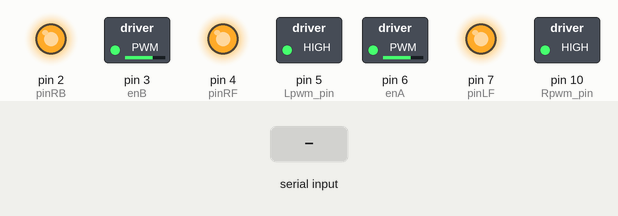
This sketch was run on a simulated Arduino Uno, built with avr-gcc and run on an emulated ATmega328P. Shown: switched loads named in the sketch (green lamp = pin HIGH), output pins drawn as LEDs (lit = HIGH). The inputs (shaded band) are chosen by the test bench.

Above: at 1.2 s.
1.3 s: "U" received over Serial
At 2.5 s:
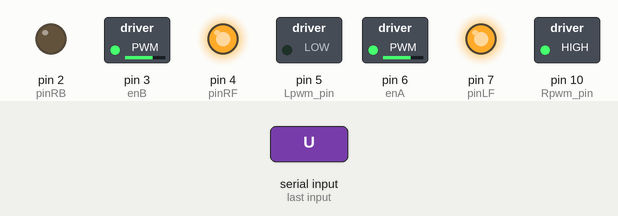
2.8 s: "D" received over Serial
At 3.7 s:
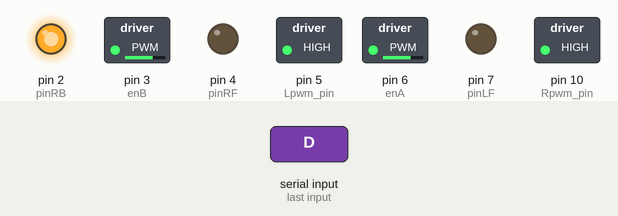
4.3 s: "L" received over Serial
At 4.8 s:
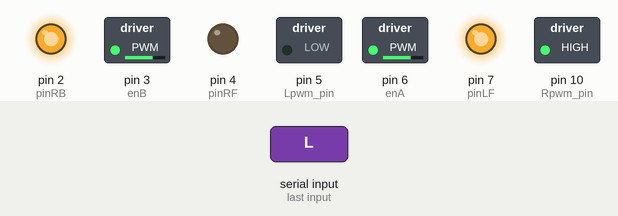
5.8 s: "R" received over Serial
At 7.0 s:
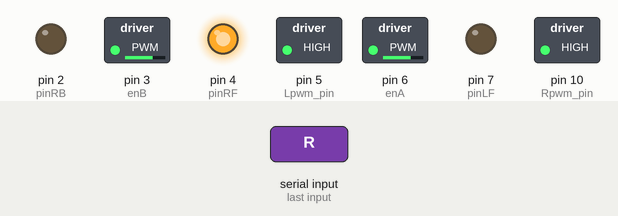
7.3 s: "S" received over Serial
At 8.3 s:
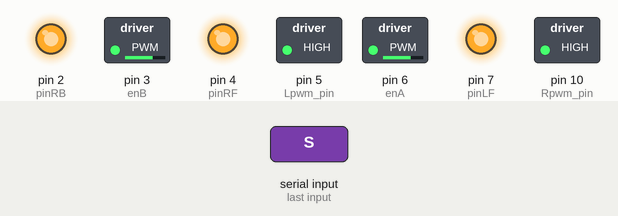
Timing chart, 0 to 9.8 s (numbered marks = the images above; inputs shaded):
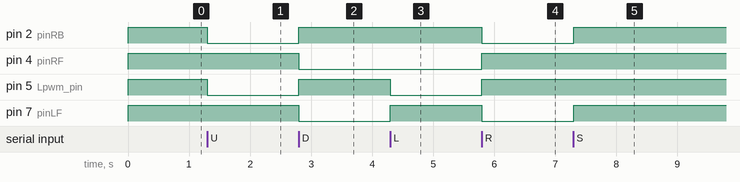

Measured:
- after the input at 1.3 s, pin 2 (pinRB), pin 5 (Lpwm_pin): HIGH → LOW at once
- after the input at 2.8 s, pin 2 (pinRB), pin 5 (Lpwm_pin): LOW → HIGH at once; pin 4 (pinRF), pin 7 (pinLF): HIGH → LOW at once
- after the input at 4.3 s, pin 5 (Lpwm_pin): HIGH → LOW at once; pin 7 (pinLF): LOW → HIGH at once
- after the input at 5.8 s, pin 2 (pinRB), pin 7 (pinLF): HIGH → LOW at once; pin 4 (pinRF), pin 5 (Lpwm_pin): LOW → HIGH at once
- after the input at 7.3 s, pin 2 (pinRB), pin 7 (pinLF): LOW → HIGH at once

The sketch:

Bluetooth_Remote_Control_Car.ino
```cpp
unsigned char Bluetooth_val;       //defining variable val
#define Lpwm_pin  5     //adjusting speed
#define Rpwm_pin  10    //adjusting speed  //
int pinLB=5;     // defining pin2 left rear
int pinLF=7;     // defining pin4 left front
int pinRB=2;    // defining pin7 right rear
int pinRF=4;    // defining pin8 right front

#define enB 3
#define enA 6

unsigned char Lpwm_val = 255;
unsigned char Rpwm_val = 255;
int Car_state=0;

void M_Control_IO_config(void)
{
  pinMode(pinLB,OUTPUT); // pin 2
  pinMode(pinLF,OUTPUT); // pin 4
  pinMode(pinRB,OUTPUT); // pin 7
  pinMode(pinRF,OUTPUT); // pin 8
  pinMode(Lpwm_pin,OUTPUT); // pin 11 (PWM)
  pinMode(Rpwm_pin,OUTPUT); // pin 10 (PWM)
}
void Set_Speed(unsigned char Left,unsigned char Right)
{
  analogWrite(Lpwm_pin,Left);
  analogWrite(Rpwm_pin,Right);
}
void advance()     //  going forward
    {
     digitalWrite(pinRB,LOW);  // making motor move towards right rear
     digitalWrite(pinRF,HIGH);
     digitalWrite(pinLB,LOW);  // making motor move towards left rear
     digitalWrite(pinLF,HIGH);
     Car_state = 1;
    }
void turnR()        //turning right(dual wheel)
    {
     digitalWrite(pinRB,LOW);  //making motor move towards right rear
     digitalWrite(pinRF,HIGH);
     digitalWrite(pinLB,HIGH);
     digitalWrite(pinLF,LOW);  //making motor move towards left front
     Car_state = 4;
    }
void turnL()        //turning left(dual wheel)
    {
     digitalWrite(pinRB,HIGH);
     digitalWrite(pinRF,LOW );   //making motor move towards right front
     digitalWrite(pinLB,LOW);   //making motor move towards left rear
     digitalWrite(pinLF,HIGH);
     Car_state = 3;
    }
void stopp()         //stop
    {
     digitalWrite(pinRB,HIGH);
     digitalWrite(pinRF,HIGH);
     digitalWrite(pinLB,HIGH);
     digitalWrite(pinLF,HIGH);
     Car_state = 5;
    }
void back()          //back up
    {
     digitalWrite(pinRB,HIGH);  //making motor move towards right rear
     digitalWrite(pinRF,LOW);
     digitalWrite(pinLB,HIGH);  //making motor move towards left rear
     digitalWrite(pinLF,LOW);
     Car_state = 2;
    }

void setup()
{
   M_Control_IO_config();
   Set_Speed(Lpwm_val,Rpwm_val);
   Serial.begin(9600);   //initialized serial port , using Bluetooth as serial port, setting baud at 9600
   stopp();

   analogWrite(enA, 175);
   analogWrite(enB, 175);
}
void loop()
{
   if(Serial.available()) //to judge whether the serial port receives the data.
    {
     Bluetooth_val=Serial.read();  //reading (Bluetooth) data of serial port,giving the value of val;
    switch(Bluetooth_val)
     {
       case 'U':advance(); //UP
       break;
       case 'D': back();   //back
       break;
       case 'L':turnL();   //Left
       break;
       case 'R':turnR();  //Right
       break;
       case 'S':stopp();    //stop
       break;
     }
    }
}
```
